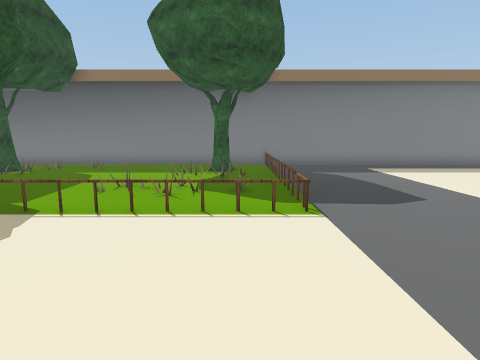
view 1 (above)

23 first-person views from a walk through a Unity game level. The camera is 1.4 m above the floor, tilts 8° down and sees 75° across. The floor is counted in squares, 1 m on a side. Each view is taken from the middle of a square. On the plan, view 1 faces up. The plan holds only what a view shows up to about 14 squares ahead; the rest is blank. The player character is not drawn. Some animated figures are not drawn. Some surface patterns are stand-ins.

view 2
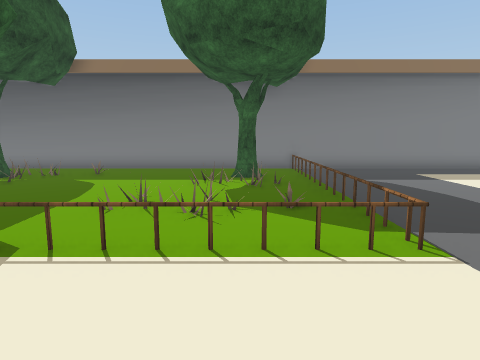

view 3
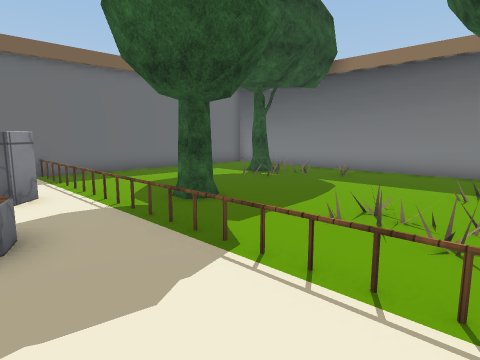

view 4
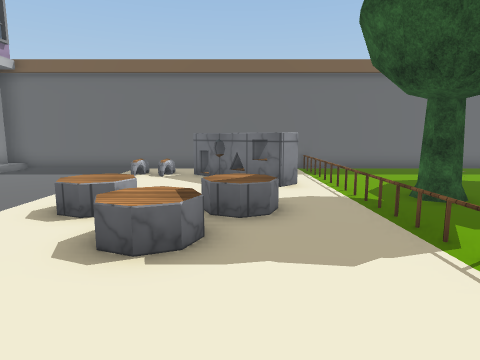

view 5
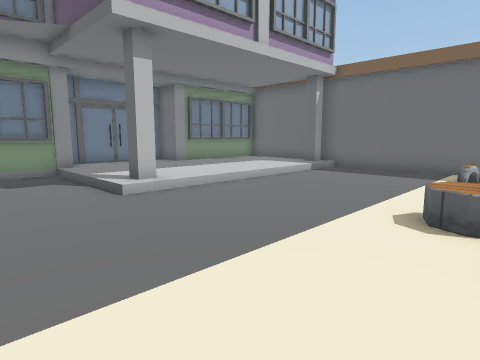

view 6
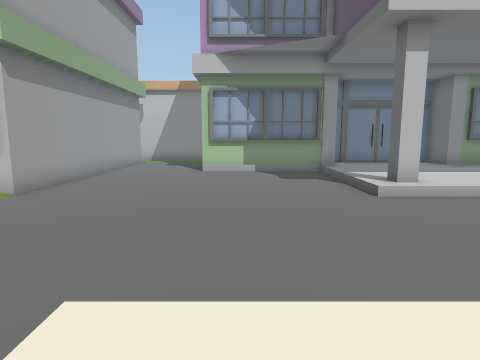

view 7
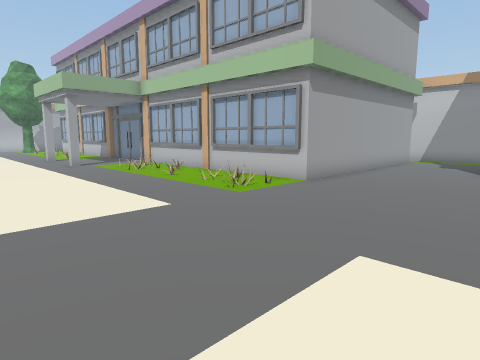

view 8
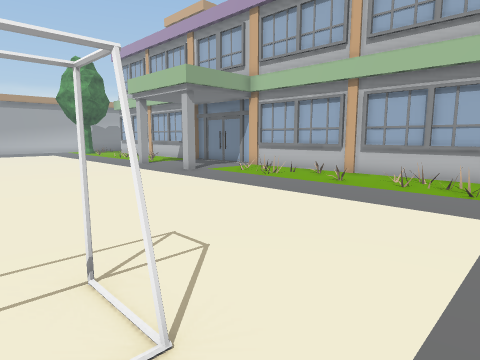

view 9
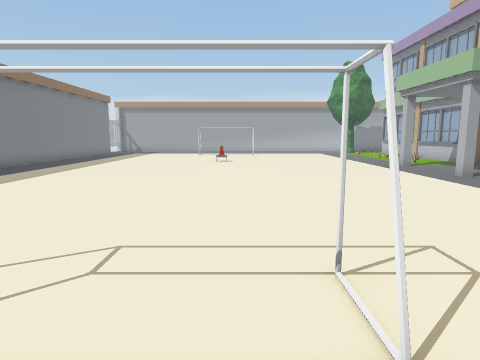

view 10
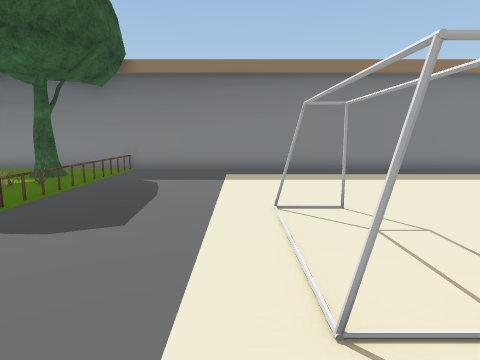

view 11
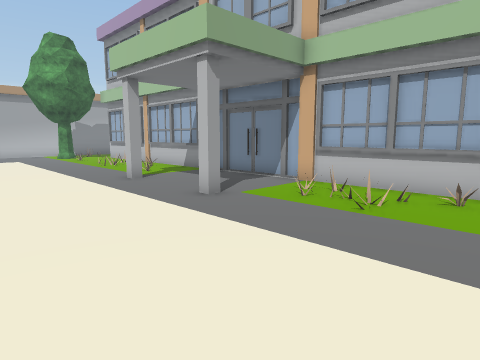

view 12
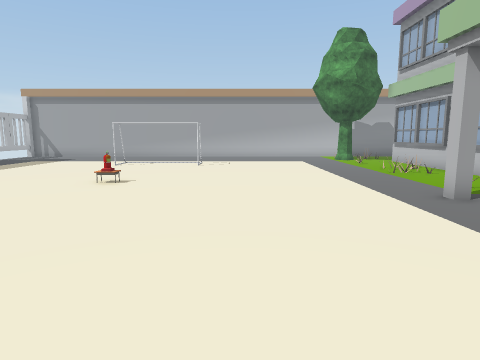

view 13
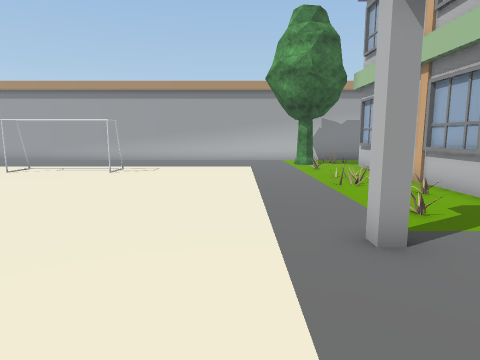

view 14
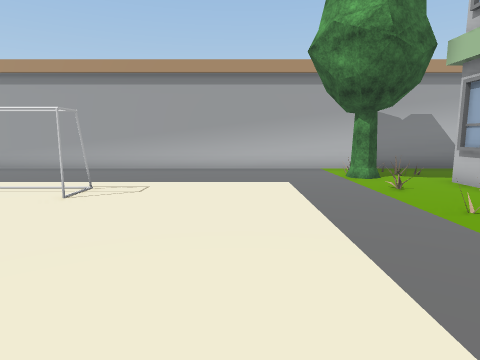

view 15
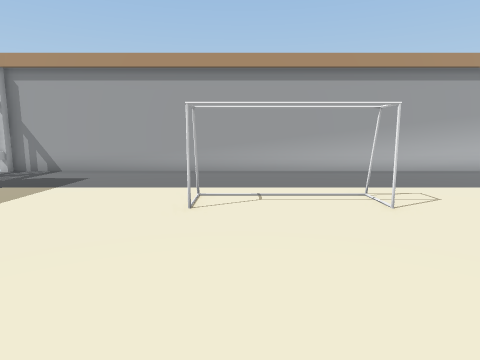

view 16
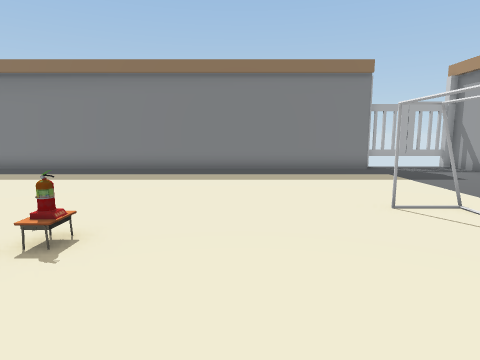

view 17
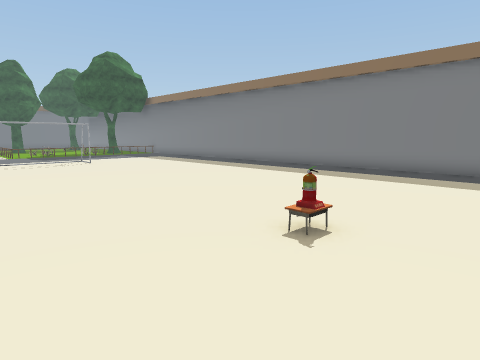

view 18
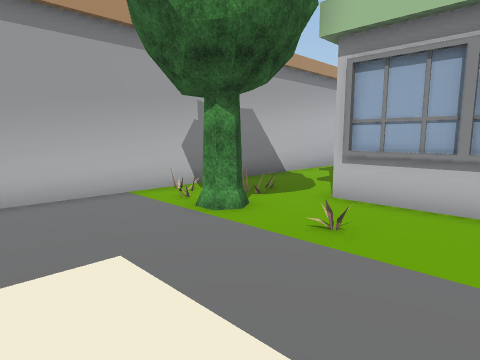

view 19
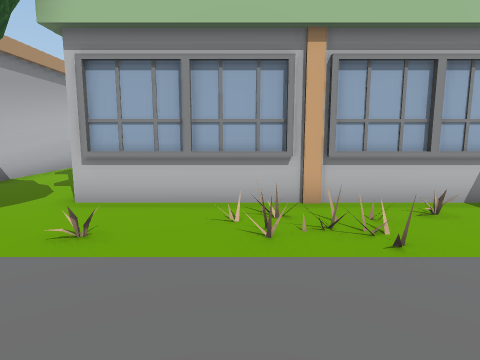

view 20
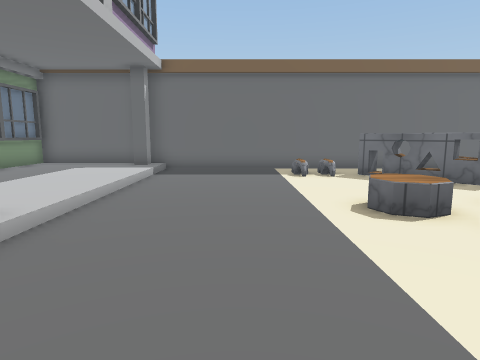

view 21
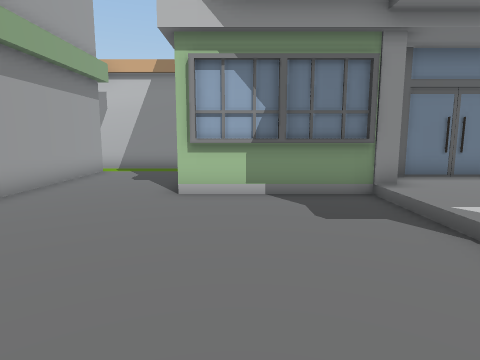

view 22
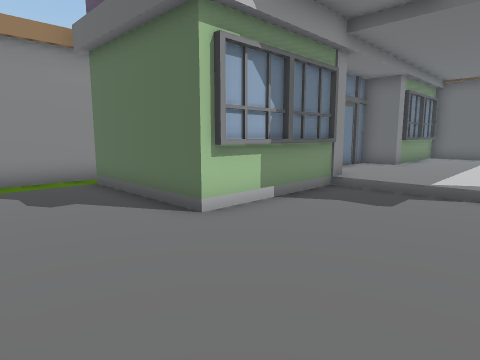

view 23
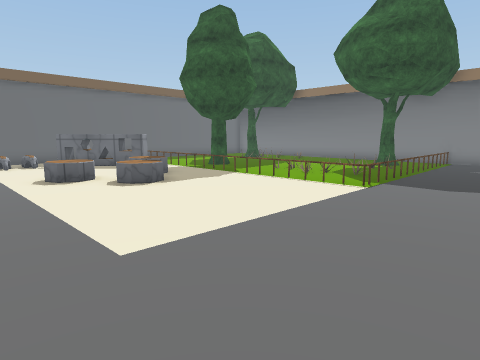

### Floor plan
Key: @ floor where view 1 was taken; # wall or solid block; x gap in a wall; . main floor; : floor 0.25 m higher than the main floor; / step, stairs or slope; = window, fence, low wall or low ledge; ^ raised ledge; T tree; F fence; G gate; O other object.
Columns run from 14 left of view 1 to 35 right of it. Each row starts with its distance up from view 1.
 16    ##########################################GGGG#
 15     ...........O.................................#
 14     ..O.O......O.................................#
 13  #  TTO.O....TTO.................................#
 12  #..TTO.....OOOO.................................#
 11  #  ..O.....OOOF.................................#
 10  #.............F.................................#
  9  #.........OO..F.................................#
  8 # .....T..OOOOOF.....O.....................O.....#
  7 # .....T....O..F.................................#
  6 #OOFFFFFFFFFFFFF.................................#
  5 # ...x...........................................#
  4 #   ^^..=............O.....................O.....#
  3 #  ^^..=^=.......................................#
  2 #. ^.....^^......................................#
  1 #.......^=^......................................#
  0 #.O....=^=....@..................................#
 -1 #.O..............................................#
 -2 #................................................#
 -3 #.............................#...#..............#
 -4 #.......................O..........O.......O.TT..#
 -5 #....................O...O.O.........O.O.......O.#
 -6 #//////////.........##########.....##########....#
 -7 ##::::::::#.........##      #########      ##....#
 -8 #::::::::::.........#                        ....#
 -9 #::::::::::.........#                         ...#
-10 #::::::::::.........#                         ...#
-11 ######:::::#####....#                          ..#
-12     ###:::### ##....#                           .#
-13       #####    #....#                           .#
-14                #....#                            #
-15                #....#
-16                #....#
-17                ......
-18                ######

Positions as (right, up) in squares from view 1, and headings:
1: (0, 0), facing up
2: (-1, 2), facing up
3: (-1, 3), facing up-left
4: (0, 3), facing left
5: (0, 1), facing down-left
6: (0, 1), facing down
7: (0, 2), facing down-right
8: (5, 5), facing down-right
9: (5, 5), facing right
10: (6, 2), facing up
11: (10, 2), facing down-right
12: (13, 2), facing right
13: (16, -1), facing right
14: (21, 0), facing right
15: (22, 7), facing right
16: (25, 2), facing up
17: (25, 2), facing up-left
18: (27, 0), facing down-right
19: (27, 0), facing down
20: (0, -3), facing left
21: (0, -4), facing down
22: (5, -7), facing down-left
23: (5, -3), facing up-left
